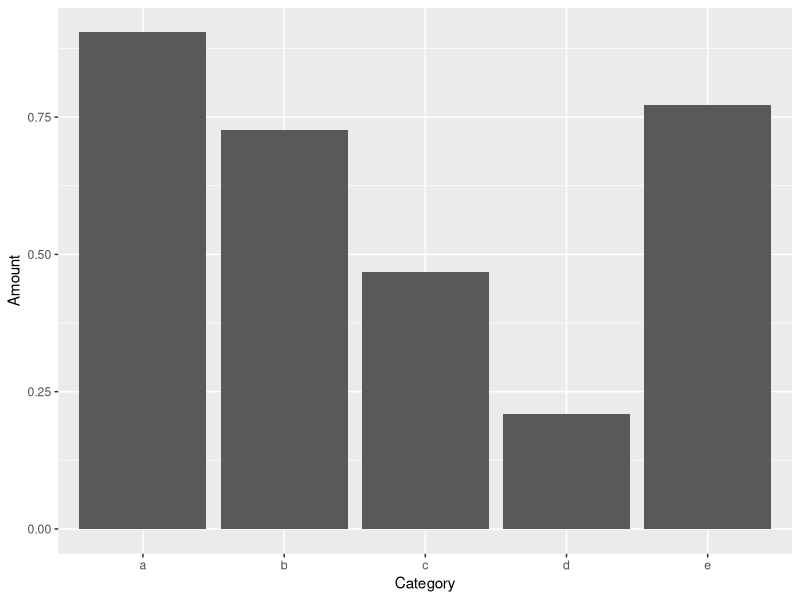
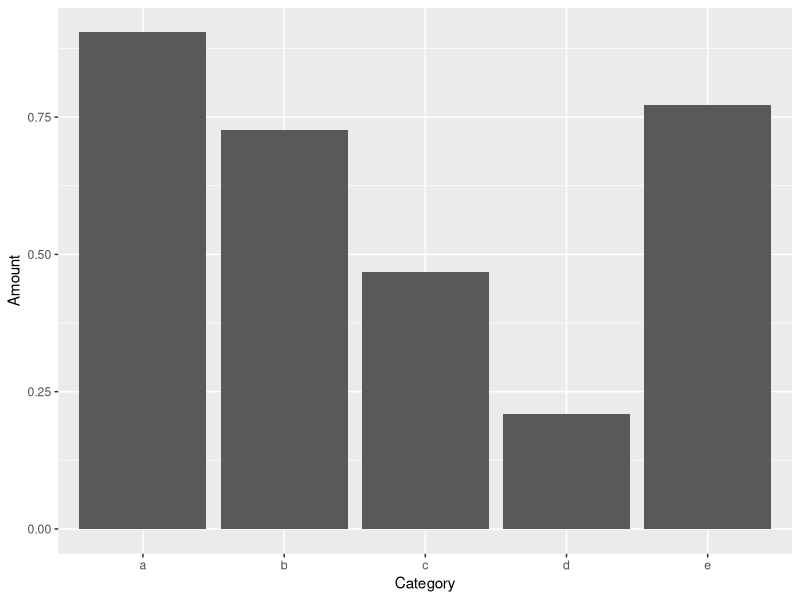
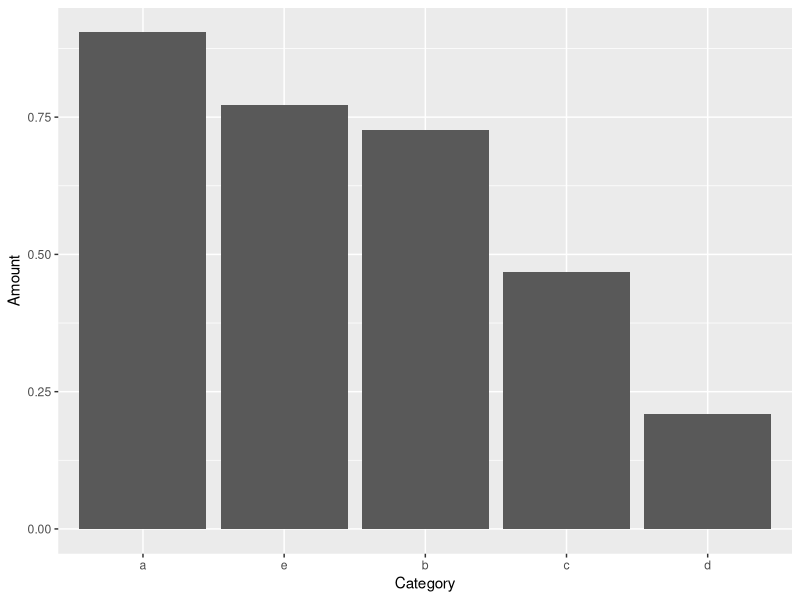
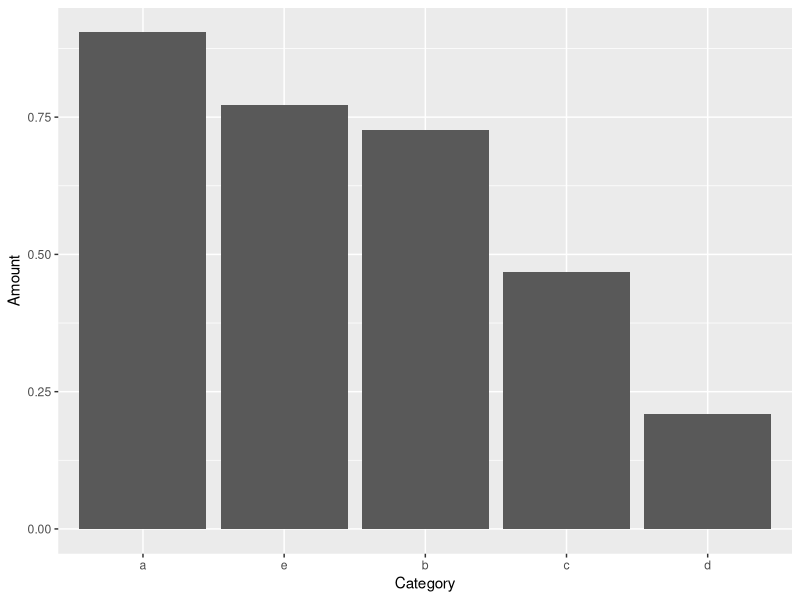
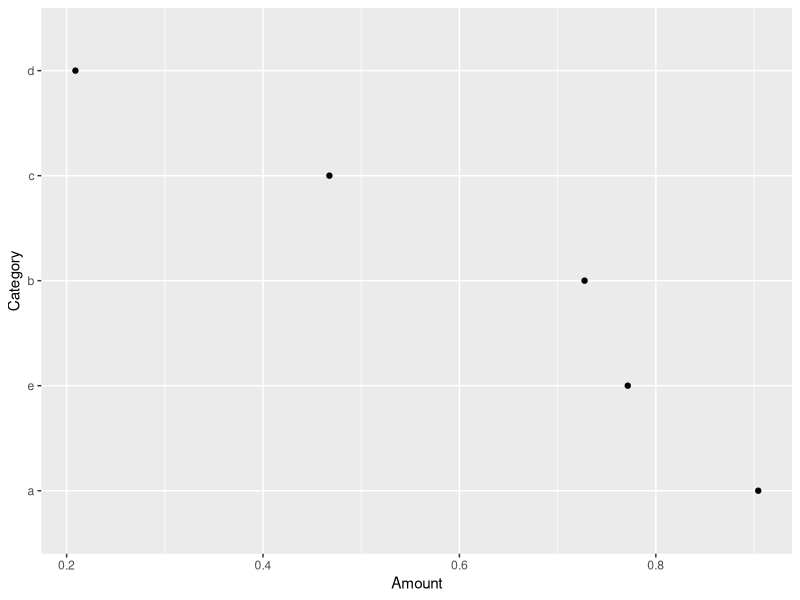
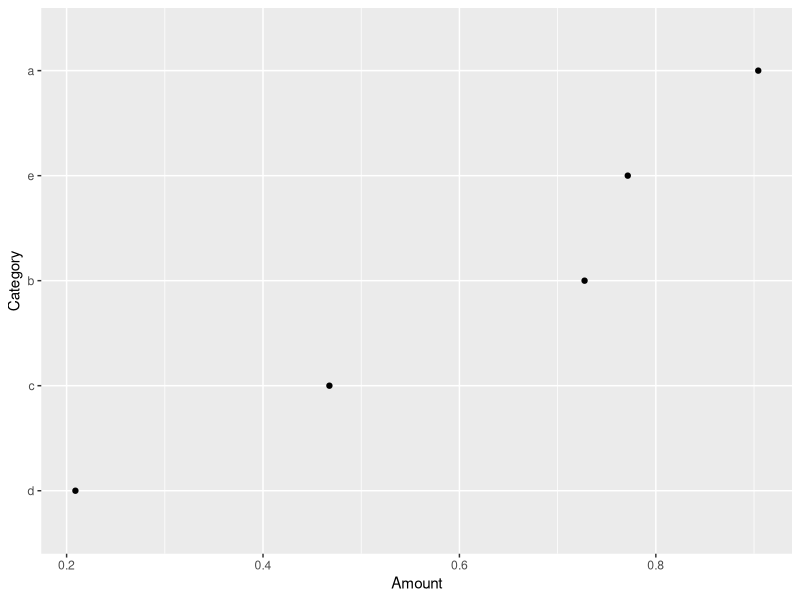

Reproduce these figures in R, in order.
## ---- chunk 1
library(dplyr)
library(ggplot2)
## ---- chunk 2
monthly_sum <- data_frame(Category = letters[1:5],
                          Amount = runif(5))
## ---- chunk 3
typeof(monthly_sum$Category)
class(monthly_sum$Category)
## ---- chunk 4
monthly_sum %>% 
ggplot(aes(y = Amount, x = Category)) +
  geom_bar(stat = "identity")
## ---- chunk 5
monthly_temp <- monthly_sum %>% 
  mutate(Category = as.factor(Category))

monthly_temp %>% 
  ggplot(aes(x = Category, y = Amount)) +
  geom_bar(stat = "identity")
## ---- chunk 6
month_sorted <- monthly_sum %>% 
  group_by(Category) %>%               # Not needed in this example
  summarize(Amount = last(Amount)) %>% # Not needed in this example
  mutate(Type = "Actual") %>%          # Not needed in this example
  arrange(-Amount) %>% 
  mutate(Category = factor(Category, unique(Category)))

month_sorted %>% 
  ggplot(aes(x = Category, y = Amount)) +
  geom_bar(stat = "identity")
## ---- chunk 7
monthly_sorted <- monthly_sum
levels_order <- unique(monthly_sorted[order(monthly_sorted$Amount, decreasing = FALSE), ]$Category)
monthly_sorted$Category <- factor(monthly_sum$Category, levels = levels_order)

month_sorted %>% 
  ggplot(aes(x = Category, y = Amount)) +
  geom_bar(stat = "identity")
## ---- chunk 8
month_sorted %>% 
  ggplot(aes(x = Category, y = Amount)) +
  geom_point(stat = "identity") +
  coord_flip()
## ---- chunk 9
month_sorted <- monthly_sum %>% 
  group_by(Category) %>% 
  summarize(Amount = last(Amount)) %>% 
  mutate(Type = "Actual") %>% 
  arrange(Amount) %>% 
  mutate(Category = factor(Category, unique(Category)))

month_sorted %>% 
  ggplot(aes(x = Category, y = Amount)) +
  geom_point(stat = "identity") +
  coord_flip()
